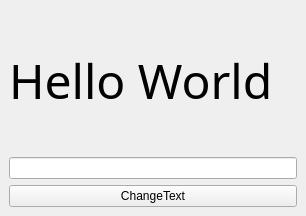
<?xml version="1.0" encoding="UTF-8"?>
<ui version="4.0">
 <class>DemoWindow</class>
 <widget class="QMainWindow" name="DemoWindow">
  <property name="geometry">
   <rect>
    <x>0</x>
    <y>0</y>
    <width>306</width>
    <height>216</height>
   </rect>
  </property>
  <property name="windowTitle">
   <string>Qt Demo</string>
  </property>
  <widget class="QWidget" name="centralwidget">
   <layout class="QVBoxLayout" name="verticalLayout">
    <item>
     <widget class="QLabel" name="TextDisplay">
      <property name="font">
       <font>
        <family>Sans Serif</family>
        <pointsize>36</pointsize>
       </font>
      </property>
      <property name="text">
       <string>Hello World</string>
      </property>
     </widget>
    </item>
    <item>
     <widget class="QLineEdit" name="TextInput"/>
    </item>
    <item>
     <widget class="QPushButton" name="ChangeTextButton">
      <property name="text">
       <string>ChangeText</string>
      </property>
     </widget>
    </item>
   </layout>
  </widget>
 </widget>
 <resources/>
 <connections/>
</ui>
